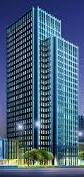
#> input picture day3/building.jpg, 84 x 177 px
$ python keypoints.py
#> lines starting #> are read from the running program, lines starting #| are printed output that depends on the picture
import cv2
import matplotlib.pyplot as plt
img=cv2.imread("building.jpg")
#> img is the input picture: shape (177, 84, 3); mean B, G, R 120.1, 95.2, 68.9
gray=cv2.cvtColor(img,cv2.COLOR_BGR2GRAY)
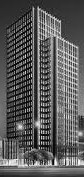
#> gray: shape (177, 84); min 2, max 251, mean 90.2
sift=cv2.SIFT_create()
keypoints,descriptors=sift.detectAndCompute(gray,None)
#> keypoints = 124 keypoints; strongest (x, y, size): (20, 127, 4), (37, 164, 3.3), (39, 44, 1.9), (38, 83, 1.8)
img_sift=cv2.drawKeypoints(img,keypoints,None,flags=cv2.DRAW_MATCHES_FLAGS_DRAW_RICH_KEYPOINTS)
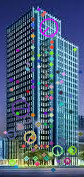
#> img_sift: shape (177, 84, 3); mean B, G, R 121.8, 96.7, 74.7
plt.imshow(cv2.cvtColor(img_sift,cv2.COLOR_BGR2RGB))
plt.axis("off")
plt.show()

$ run again, with day3/build.jpg copied over day3/building.jpg
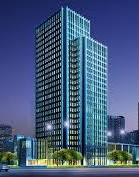
#> input picture day3/build.jpg, 139 x 177 px
#> img is the input picture: shape (177, 139, 3); mean B, G, R 124.2, 90.3, 69.4
#> `gray=cv2.cvtColor(img,cv2.COLOR_BGR2GRAY)`:
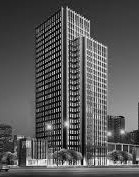
#> gray: shape (177, 139); min 2, max 254, mean 87.9
#> keypoints = 166 keypoints; strongest (x, y, size): (49, 127, 4), (27, 164, 2.4), (66, 164, 3.3), (68, 44, 1.9)
#> `img_sift=cv2.drawKeypoints(img,keypoints,None,flags=cv2.DRAW_MATCHES_F..`:
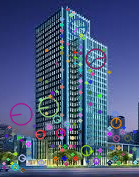
#> img_sift: shape (177, 139, 3); mean B, G, R 124.9, 91, 73.8
